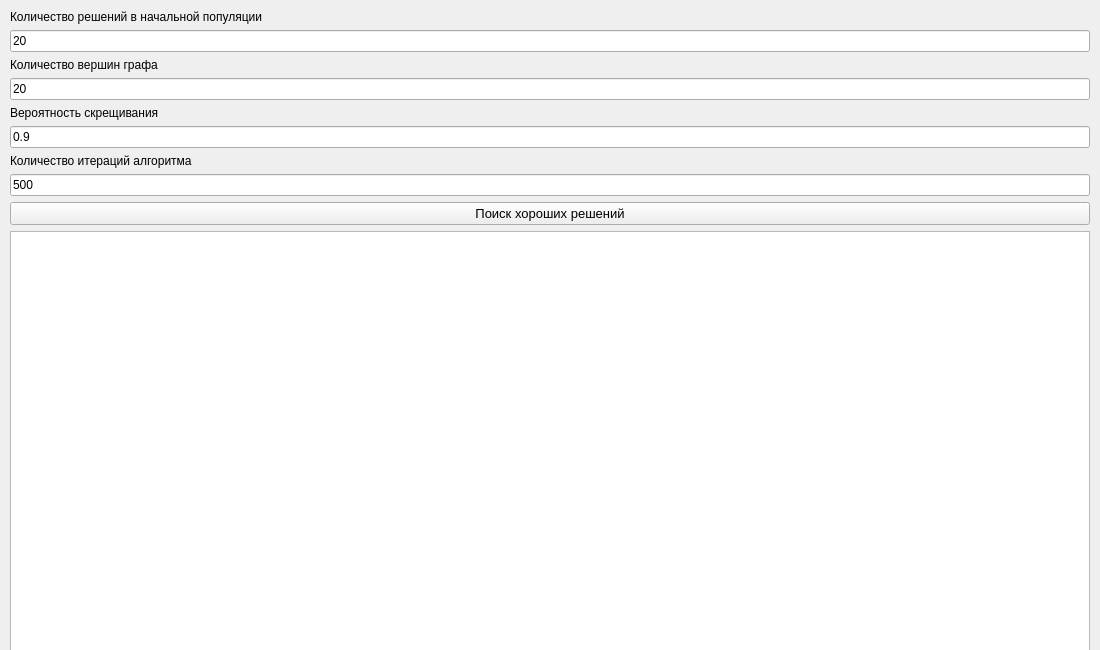
<?xml version="1.0" encoding="UTF-8"?>
<ui version="4.0">
 <class>MainWindow</class>
 <widget class="QMainWindow" name="MainWindow">
  <property name="geometry">
   <rect>
    <x>0</x>
    <y>0</y>
    <width>1100</width>
    <height>650</height>
   </rect>
  </property>
  <property name="minimumSize">
   <size>
    <width>1100</width>
    <height>650</height>
   </size>
  </property>
  <property name="maximumSize">
   <size>
    <width>16777215</width>
    <height>16777215</height>
   </size>
  </property>
  <property name="windowTitle">
   <string>MainWindow</string>
  </property>
  <widget class="QWidget" name="centralwidget">
   <layout class="QGridLayout" name="gridLayout">
    <property name="leftMargin">
     <number>10</number>
    </property>
    <property name="topMargin">
     <number>10</number>
    </property>
    <property name="rightMargin">
     <number>10</number>
    </property>
    <property name="bottomMargin">
     <number>10</number>
    </property>
    <item row="0" column="0">
     <layout class="QVBoxLayout" name="verticalLayout">
      <item>
       <widget class="QLabel" name="label_2">
        <property name="text">
         <string>Количество решений в начальной популяции</string>
        </property>
       </widget>
      </item>
      <item>
       <widget class="QLineEdit" name="r_count_edit">
        <property name="text">
         <string>20</string>
        </property>
       </widget>
      </item>
      <item>
       <widget class="QLabel" name="label_4">
        <property name="text">
         <string>Количество вершин графа</string>
        </property>
       </widget>
      </item>
      <item>
       <widget class="QLineEdit" name="nEdit">
        <property name="text">
         <string>20</string>
        </property>
       </widget>
      </item>
      <item>
       <widget class="QLabel" name="label_3">
        <property name="text">
         <string>Вероятность скрещивания</string>
        </property>
       </widget>
      </item>
      <item>
       <widget class="QLineEdit" name="crossing_prob_edit">
        <property name="text">
         <string>0.9</string>
        </property>
       </widget>
      </item>
      <item>
       <widget class="QLabel" name="label">
        <property name="text">
         <string>Количество итераций алгоритма</string>
        </property>
       </widget>
      </item>
      <item>
       <spacer name="verticalSpacer">
        <property name="orientation">
         <enum>Qt::Vertical</enum>
        </property>
        <property name="sizeHint" stdset="0">
         <size>
          <width>20</width>
          <height>40</height>
         </size>
        </property>
       </spacer>
      </item>
      <item>
       <widget class="QLineEdit" name="iterationsEdit">
        <property name="text">
         <string>500</string>
        </property>
       </widget>
      </item>
      <item>
       <widget class="QPushButton" name="setParametersButton">
        <property name="font">
         <font>
          <pointsize>10</pointsize>
         </font>
        </property>
        <property name="autoFillBackground">
         <bool>false</bool>
        </property>
        <property name="text">
         <string>Поиск хороших решений</string>
        </property>
       </widget>
      </item>
      <item>
       <widget class="QTableWidget" name="table">
        <property name="minimumSize">
         <size>
          <width>300</width>
          <height>600</height>
         </size>
        </property>
       </widget>
      </item>
     </layout>
    </item>
    <item row="0" column="2">
     <layout class="QVBoxLayout" name="graphLayout"/>
    </item>
   </layout>
  </widget>
 </widget>
 <resources/>
 <connections/>
</ui>
